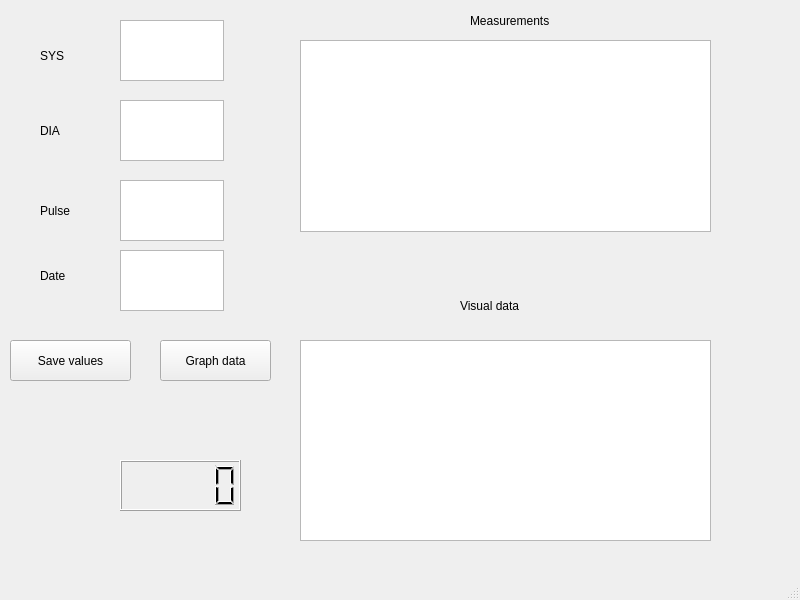
<?xml version="1.0" encoding="UTF-8"?>
<ui version="4.0">
 <class>MainWindow</class>
 <widget class="QMainWindow" name="MainWindow">
  <property name="geometry">
   <rect>
    <x>0</x>
    <y>0</y>
    <width>800</width>
    <height>600</height>
   </rect>
  </property>
  <property name="windowTitle">
   <string>MainWindow</string>
  </property>
  <widget class="QWidget" name="centralwidget">
   <widget class="QTextEdit" name="textEdit">
    <property name="geometry">
     <rect>
      <x>120</x>
      <y>20</y>
      <width>104</width>
      <height>61</height>
     </rect>
    </property>
   </widget>
   <widget class="QTextEdit" name="textEdit_2">
    <property name="geometry">
     <rect>
      <x>120</x>
      <y>100</y>
      <width>104</width>
      <height>61</height>
     </rect>
    </property>
   </widget>
   <widget class="QTextEdit" name="textEdit_3">
    <property name="geometry">
     <rect>
      <x>120</x>
      <y>180</y>
      <width>104</width>
      <height>61</height>
     </rect>
    </property>
   </widget>
   <widget class="QTextEdit" name="textEdit_4">
    <property name="geometry">
     <rect>
      <x>120</x>
      <y>250</y>
      <width>104</width>
      <height>61</height>
     </rect>
    </property>
   </widget>
   <widget class="QTableWidget" name="tableWidget">
    <property name="geometry">
     <rect>
      <x>300</x>
      <y>40</y>
      <width>411</width>
      <height>192</height>
     </rect>
    </property>
   </widget>
   <widget class="QPushButton" name="pushButton">
    <property name="geometry">
     <rect>
      <x>10</x>
      <y>340</y>
      <width>121</width>
      <height>41</height>
     </rect>
    </property>
    <property name="text">
     <string>Save values</string>
    </property>
   </widget>
   <widget class="QPushButton" name="pushButton_2">
    <property name="geometry">
     <rect>
      <x>160</x>
      <y>340</y>
      <width>111</width>
      <height>41</height>
     </rect>
    </property>
    <property name="text">
     <string>Graph data</string>
    </property>
   </widget>
   <widget class="QLabel" name="label">
    <property name="geometry">
     <rect>
      <x>40</x>
      <y>40</y>
      <width>61</width>
      <height>31</height>
     </rect>
    </property>
    <property name="text">
     <string>SYS</string>
    </property>
   </widget>
   <widget class="QLabel" name="label_2">
    <property name="geometry">
     <rect>
      <x>40</x>
      <y>110</y>
      <width>61</width>
      <height>41</height>
     </rect>
    </property>
    <property name="text">
     <string>DIA</string>
    </property>
   </widget>
   <widget class="QLabel" name="label_3">
    <property name="geometry">
     <rect>
      <x>40</x>
      <y>200</y>
      <width>51</width>
      <height>21</height>
     </rect>
    </property>
    <property name="text">
     <string>Pulse</string>
    </property>
   </widget>
   <widget class="QLabel" name="label_4">
    <property name="geometry">
     <rect>
      <x>40</x>
      <y>260</y>
      <width>61</width>
      <height>31</height>
     </rect>
    </property>
    <property name="text">
     <string>Date</string>
    </property>
   </widget>
   <widget class="QLabel" name="label_5">
    <property name="geometry">
     <rect>
      <x>470</x>
      <y>10</y>
      <width>81</width>
      <height>21</height>
     </rect>
    </property>
    <property name="text">
     <string>Measurements</string>
    </property>
   </widget>
   <widget class="QGraphicsView" name="graphicsView">
    <property name="geometry">
     <rect>
      <x>300</x>
      <y>340</y>
      <width>411</width>
      <height>201</height>
     </rect>
    </property>
   </widget>
   <widget class="QLabel" name="label_6">
    <property name="geometry">
     <rect>
      <x>460</x>
      <y>290</y>
      <width>81</width>
      <height>31</height>
     </rect>
    </property>
    <property name="text">
     <string>Visual data</string>
    </property>
   </widget>
   <widget class="QLCDNumber" name="lcdNumber">
    <property name="geometry">
     <rect>
      <x>120</x>
      <y>460</y>
      <width>121</width>
      <height>51</height>
     </rect>
    </property>
   </widget>
  </widget>
  <widget class="QMenuBar" name="menubar">
   <property name="geometry">
    <rect>
     <x>0</x>
     <y>0</y>
     <width>800</width>
     <height>21</height>
    </rect>
   </property>
  </widget>
  <widget class="QStatusBar" name="statusbar"/>
 </widget>
 <resources/>
 <connections/>
</ui>
